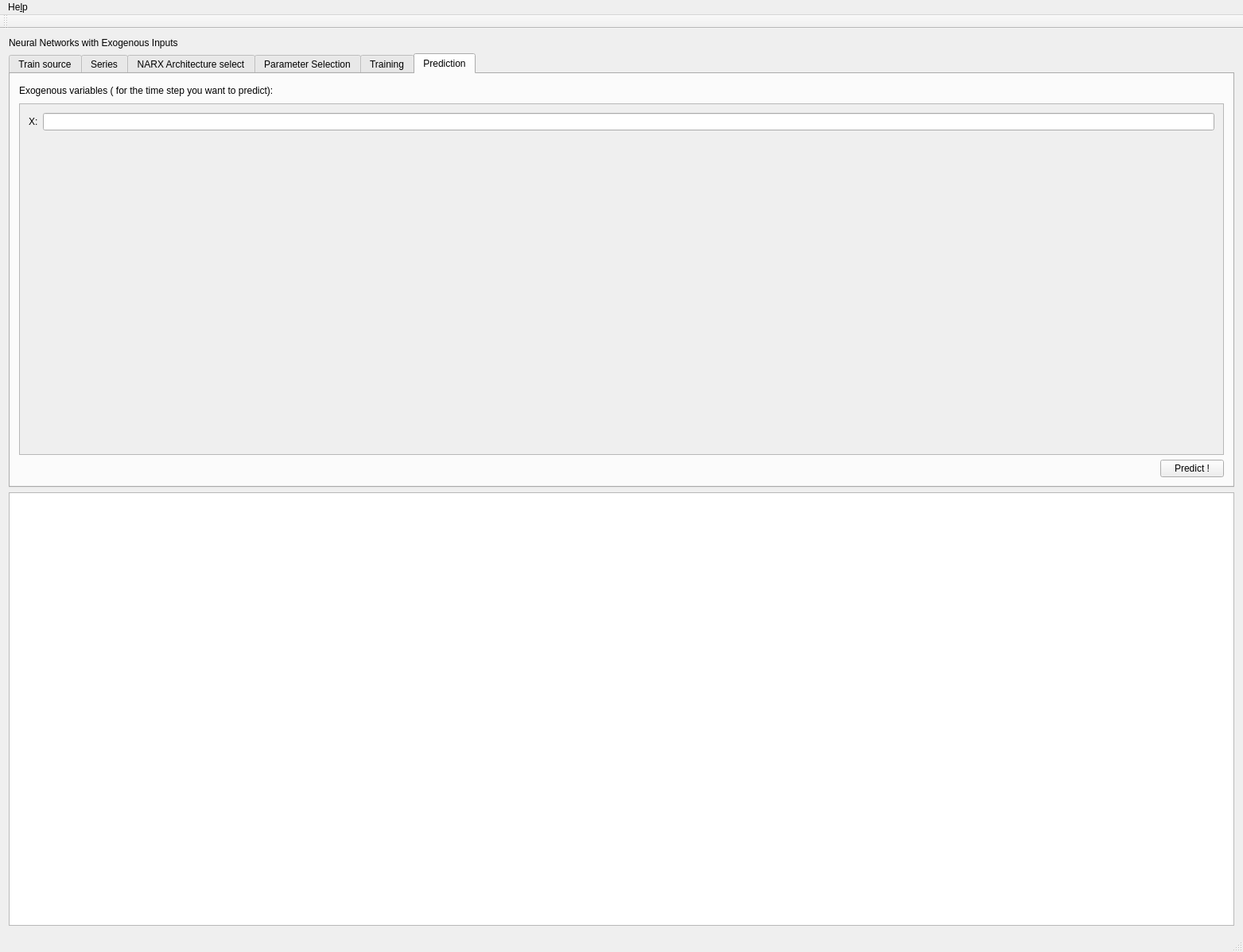
<?xml version="1.0" encoding="UTF-8"?>
<ui version="4.0">
 <author>Eugen Hristev</author>
 <class>NARX2Class</class>
 <widget class="QMainWindow" name="NARX2Class">
  <property name="geometry">
   <rect>
    <x>0</x>
    <y>0</y>
    <width>1563</width>
    <height>1197</height>
   </rect>
  </property>
  <property name="minimumSize">
   <size>
    <width>0</width>
    <height>231</height>
   </size>
  </property>
  <property name="windowTitle">
   <string>NARX Simulator 2012</string>
  </property>
  <widget class="QWidget" name="centralWidget">
   <layout class="QVBoxLayout" name="verticalLayout">
    <item>
     <widget class="QLabel" name="label">
      <property name="text">
       <string>Neural Networks with Exogenous Inputs</string>
      </property>
     </widget>
    </item>
    <item>
     <widget class="QTabWidget" name="tabWidget">
      <property name="currentIndex">
       <number>5</number>
      </property>
      <property name="documentMode">
       <bool>false</bool>
      </property>
      <widget class="QWidget" name="tab">
       <attribute name="title">
        <string>Train source</string>
       </attribute>
       <layout class="QGridLayout" name="gridLayout">
        <item row="0" column="0" colspan="4">
         <widget class="QTabWidget" name="tabWidget_2">
          <property name="currentIndex">
           <number>1</number>
          </property>
          <widget class="QWidget" name="tab_7">
           <attribute name="title">
            <string>Generate series</string>
           </attribute>
           <layout class="QGridLayout" name="gridLayout_2">
            <item row="0" column="3" rowspan="5">
             <widget class="QFrame" name="frame_6">
              <property name="frameShape">
               <enum>QFrame::StyledPanel</enum>
              </property>
              <property name="frameShadow">
               <enum>QFrame::Raised</enum>
              </property>
              <layout class="QVBoxLayout" name="verticalLayout_2">
               <item alignment="Qt::AlignTop">
                <widget class="QLabel" name="label_16">
                 <property name="text">
                  <string>Or use a predefined series:</string>
                 </property>
                </widget>
               </item>
               <item>
                <widget class="QRadioButton" name="predefined1">
                 <property name="text">
                  <string>s(t) = sin(&amp;x(t)+y(t)*s(t-1)) * z(t) + tan(s(t-2) - s(t-3))</string>
                 </property>
                 <attribute name="buttonGroup">
                  <string notr="true">buttonGroup_2</string>
                 </attribute>
                </widget>
               </item>
               <item>
                <widget class="QRadioButton" name="predefined2">
                 <property name="text">
                  <string>s(t) = sin(x(t) - &amp;y(t-2)) * ln(y(t-1)+1) + ln(|s(t-1)| + 1) - sin(x(t) - y(t-1)) * y(t)</string>
                 </property>
                 <attribute name="buttonGroup">
                  <string notr="true">buttonGroup_2</string>
                 </attribute>
                </widget>
               </item>
               <item>
                <spacer name="verticalSpacer_2">
                 <property name="orientation">
                  <enum>Qt::Vertical</enum>
                 </property>
                 <property name="sizeHint" stdset="0">
                  <size>
                   <width>20</width>
                   <height>40</height>
                  </size>
                 </property>
                </spacer>
               </item>
              </layout>
             </widget>
            </item>
            <item row="0" column="0">
             <widget class="QLabel" name="label_2">
              <property name="text">
               <string>X Start value</string>
              </property>
             </widget>
            </item>
            <item row="0" column="1">
             <widget class="QLineEdit" name="lineedit_series_start">
              <property name="text">
               <string>0.0</string>
              </property>
             </widget>
            </item>
            <item row="1" column="0">
             <widget class="QLabel" name="label_3">
              <property name="text">
               <string>X End value</string>
              </property>
             </widget>
            </item>
            <item row="1" column="1">
             <widget class="QLineEdit" name="lineedit_series_end">
              <property name="text">
               <string>1.0</string>
              </property>
             </widget>
            </item>
            <item row="2" column="0">
             <widget class="QLabel" name="label_4">
              <property name="text">
               <string>Series length</string>
              </property>
             </widget>
            </item>
            <item row="4" column="1">
             <widget class="QSpinBox" name="spinbox_noise">
              <property name="maximum">
               <number>100</number>
              </property>
              <property name="value">
               <number>5</number>
              </property>
             </widget>
            </item>
            <item row="2" column="1">
             <widget class="QSpinBox" name="spinbox_series_len">
              <property name="minimum">
               <number>2</number>
              </property>
              <property name="maximum">
               <number>10000</number>
              </property>
              <property name="value">
               <number>500</number>
              </property>
             </widget>
            </item>
            <item row="3" column="0">
             <widget class="QLabel" name="label_5">
              <property name="text">
               <string>Base function</string>
              </property>
             </widget>
            </item>
            <item row="3" column="1">
             <widget class="QComboBox" name="Combo_base_function"/>
            </item>
            <item row="4" column="0">
             <widget class="QLabel" name="label_7">
              <property name="text">
               <string>Noise factor</string>
              </property>
             </widget>
            </item>
            <item row="3" column="2">
             <spacer name="horizontalSpacer">
              <property name="orientation">
               <enum>Qt::Horizontal</enum>
              </property>
              <property name="sizeHint" stdset="0">
               <size>
                <width>40</width>
                <height>20</height>
               </size>
              </property>
             </spacer>
            </item>
           </layout>
          </widget>
          <widget class="QWidget" name="tab_8">
           <attribute name="title">
            <string>Load series from file</string>
           </attribute>
           <layout class="QGridLayout" name="gridLayout_3">
            <item row="0" column="0">
             <widget class="QPushButton" name="button_browse">
              <property name="text">
               <string>Browse...</string>
              </property>
             </widget>
            </item>
            <item row="0" column="2">
             <spacer name="horizontalSpacer_3">
              <property name="orientation">
               <enum>Qt::Horizontal</enum>
              </property>
              <property name="sizeHint" stdset="0">
               <size>
                <width>1337</width>
                <height>20</height>
               </size>
              </property>
             </spacer>
            </item>
            <item row="1" column="0" colspan="3">
             <widget class="QLabel" name="label_17">
              <property name="text">
               <string>File format: text, first number is the series length then the number of exogenous variables, then the exogenous variables values and finally the targets</string>
              </property>
              <property name="wordWrap">
               <bool>true</bool>
              </property>
             </widget>
            </item>
            <item row="2" column="1">
             <spacer name="verticalSpacer_3">
              <property name="orientation">
               <enum>Qt::Vertical</enum>
              </property>
              <property name="sizeHint" stdset="0">
               <size>
                <width>20</width>
                <height>117</height>
               </size>
              </property>
             </spacer>
            </item>
           </layout>
          </widget>
         </widget>
        </item>
        <item row="1" column="1">
         <spacer name="verticalSpacer">
          <property name="orientation">
           <enum>Qt::Vertical</enum>
          </property>
          <property name="sizeHint" stdset="0">
           <size>
            <width>20</width>
            <height>40</height>
           </size>
          </property>
         </spacer>
        </item>
        <item row="2" column="0">
         <widget class="QCheckBox" name="checkBox_normalize">
          <property name="text">
           <string>Normalize input series</string>
          </property>
          <property name="checked">
           <bool>true</bool>
          </property>
         </widget>
        </item>
        <item row="2" column="2">
         <spacer name="horizontalSpacer_2">
          <property name="orientation">
           <enum>Qt::Horizontal</enum>
          </property>
          <property name="sizeHint" stdset="0">
           <size>
            <width>1045</width>
            <height>20</height>
           </size>
          </property>
         </spacer>
        </item>
        <item row="2" column="3">
         <widget class="QCommandLinkButton" name="Button_tab12">
          <property name="text">
           <string>Next</string>
          </property>
         </widget>
        </item>
       </layout>
      </widget>
      <widget class="QWidget" name="tab_2">
       <attribute name="title">
        <string>Series</string>
       </attribute>
       <layout class="QGridLayout" name="gridLayout_4">
        <item row="0" column="0" colspan="2">
         <widget class="QLabel" name="label_tab1post1">
          <property name="text">
           <string>The current series among with exogenous variables</string>
          </property>
         </widget>
        </item>
        <item row="2" column="3">
         <spacer name="horizontalSpacer_4">
          <property name="orientation">
           <enum>Qt::Horizontal</enum>
          </property>
          <property name="sizeHint" stdset="0">
           <size>
            <width>40</width>
            <height>20</height>
           </size>
          </property>
         </spacer>
        </item>
        <item row="2" column="4">
         <widget class="QCommandLinkButton" name="Button_tab23">
          <property name="text">
           <string>Next</string>
          </property>
         </widget>
        </item>
        <item row="2" column="1">
         <widget class="QLabel" name="label_23">
          <property name="text">
           <string>Percentage of series length used for test:</string>
          </property>
         </widget>
        </item>
        <item row="2" column="2">
         <widget class="QSpinBox" name="spinbox_test_percentage">
          <property name="suffix">
           <string>%</string>
          </property>
          <property name="value">
           <number>10</number>
          </property>
         </widget>
        </item>
        <item row="2" column="0">
         <widget class="QCommandLinkButton" name="Button_tab21">
          <property name="layoutDirection">
           <enum>Qt::LeftToRight</enum>
          </property>
          <property name="text">
           <string>Back</string>
          </property>
         </widget>
        </item>
        <item row="1" column="0" colspan="5">
         <widget class="QTableWidget" name="table_series">
          <attribute name="horizontalHeaderDefaultSectionSize">
           <number>330</number>
          </attribute>
          <attribute name="horizontalHeaderStretchLastSection">
           <bool>true</bool>
          </attribute>
          <row>
           <property name="text">
            <string>Exogenous ?</string>
           </property>
          </row>
          <column>
           <property name="text">
            <string>X (input value - exogenous)</string>
           </property>
          </column>
          <column>
           <property name="text">
            <string>D (series value)</string>
           </property>
          </column>
          <item row="0" column="0">
           <property name="text">
            <string>Use in NARX</string>
           </property>
           <property name="checkState">
            <enum>Checked</enum>
           </property>
          </item>
         </widget>
        </item>
       </layout>
      </widget>
      <widget class="QWidget" name="tab_5">
       <attribute name="title">
        <string>NARX Architecture select</string>
       </attribute>
       <layout class="QGridLayout" name="gridLayout_8">
        <item row="1" column="2">
         <spacer name="verticalSpacer_4">
          <property name="orientation">
           <enum>Qt::Vertical</enum>
          </property>
          <property name="sizeHint" stdset="0">
           <size>
            <width>20</width>
            <height>104</height>
           </size>
          </property>
         </spacer>
        </item>
        <item row="2" column="1">
         <spacer name="horizontalSpacer_5">
          <property name="orientation">
           <enum>Qt::Horizontal</enum>
          </property>
          <property name="sizeHint" stdset="0">
           <size>
            <width>1121</width>
            <height>20</height>
           </size>
          </property>
         </spacer>
        </item>
        <item row="2" column="3">
         <widget class="QCommandLinkButton" name="Button_tab34">
          <property name="text">
           <string>Next</string>
          </property>
         </widget>
        </item>
        <item row="2" column="0">
         <widget class="QCommandLinkButton" name="Button_tab32">
          <property name="text">
           <string>Back</string>
          </property>
         </widget>
        </item>
        <item row="0" column="0" colspan="4">
         <widget class="QWidget" name="widget_7" native="true">
          <property name="sizePolicy">
           <sizepolicy hsizetype="Fixed" vsizetype="Fixed">
            <horstretch>0</horstretch>
            <verstretch>0</verstretch>
           </sizepolicy>
          </property>
          <property name="minimumSize">
           <size>
            <width>1000</width>
            <height>300</height>
           </size>
          </property>
          <widget class="QFrame" name="frame_5">
           <property name="geometry">
            <rect>
             <x>720</x>
             <y>100</y>
             <width>151</width>
             <height>54</height>
            </rect>
           </property>
           <property name="frameShape">
            <enum>QFrame::Box</enum>
           </property>
           <property name="frameShadow">
            <enum>QFrame::Plain</enum>
           </property>
           <property name="lineWidth">
            <number>3</number>
           </property>
           <layout class="QVBoxLayout" name="verticalLayout_3">
            <item>
             <widget class="QLabel" name="label_11">
              <property name="text">
               <string>Output units</string>
              </property>
             </widget>
            </item>
           </layout>
          </widget>
          <widget class="Line" name="line_2">
           <property name="geometry">
            <rect>
             <x>870</x>
             <y>120</y>
             <width>91</width>
             <height>21</height>
            </rect>
           </property>
           <property name="lineWidth">
            <number>2</number>
           </property>
           <property name="orientation">
            <enum>Qt::Horizontal</enum>
           </property>
          </widget>
          <widget class="QFrame" name="frame_4">
           <property name="geometry">
            <rect>
             <x>420</x>
             <y>80</y>
             <width>271</width>
             <height>91</height>
            </rect>
           </property>
           <property name="frameShape">
            <enum>QFrame::Box</enum>
           </property>
           <property name="frameShadow">
            <enum>QFrame::Plain</enum>
           </property>
           <property name="lineWidth">
            <number>3</number>
           </property>
           <layout class="QVBoxLayout" name="verticalLayout_4">
            <item>
             <widget class="QLabel" name="label_10">
              <property name="text">
               <string>Hidden Units number</string>
              </property>
             </widget>
            </item>
            <item>
             <widget class="QSpinBox" name="spinbox_hidden_units">
              <property name="minimum">
               <number>1</number>
              </property>
             </widget>
            </item>
           </layout>
          </widget>
          <widget class="QFrame" name="frame">
           <property name="geometry">
            <rect>
             <x>30</x>
             <y>30</y>
             <width>261</width>
             <height>60</height>
            </rect>
           </property>
           <property name="frameShape">
            <enum>QFrame::Box</enum>
           </property>
           <property name="frameShadow">
            <enum>QFrame::Plain</enum>
           </property>
           <property name="lineWidth">
            <number>3</number>
           </property>
           <layout class="QHBoxLayout" name="horizontalLayout">
            <item>
             <widget class="QCheckBox" name="check_del_targets">
              <property name="text">
               <string>Delayed targets</string>
              </property>
             </widget>
            </item>
           </layout>
          </widget>
          <widget class="Line" name="line_8">
           <property name="geometry">
            <rect>
             <x>910</x>
             <y>130</y>
             <width>16</width>
             <height>151</height>
            </rect>
           </property>
           <property name="lineWidth">
            <number>2</number>
           </property>
           <property name="orientation">
            <enum>Qt::Vertical</enum>
           </property>
          </widget>
          <widget class="QFrame" name="frame_2">
           <property name="geometry">
            <rect>
             <x>30</x>
             <y>100</y>
             <width>262</width>
             <height>60</height>
            </rect>
           </property>
           <property name="frameShape">
            <enum>QFrame::Box</enum>
           </property>
           <property name="frameShadow">
            <enum>QFrame::Plain</enum>
           </property>
           <property name="lineWidth">
            <number>3</number>
           </property>
           <layout class="QHBoxLayout" name="horizontalLayout_3">
            <item>
             <widget class="QCheckBox" name="check_exogenous">
              <property name="text">
               <string>Exogenous variables</string>
              </property>
             </widget>
            </item>
           </layout>
          </widget>
          <widget class="QFrame" name="frame_3">
           <property name="geometry">
            <rect>
             <x>30</x>
             <y>170</y>
             <width>261</width>
             <height>60</height>
            </rect>
           </property>
           <property name="frameShape">
            <enum>QFrame::Box</enum>
           </property>
           <property name="frameShadow">
            <enum>QFrame::Plain</enum>
           </property>
           <property name="lineWidth">
            <number>3</number>
           </property>
           <layout class="QHBoxLayout" name="horizontalLayout_2">
            <item>
             <widget class="QCheckBox" name="check_del_outputs">
              <property name="text">
               <string>Delayed outputs</string>
              </property>
             </widget>
            </item>
           </layout>
          </widget>
          <widget class="Line" name="line_6">
           <property name="geometry">
            <rect>
             <x>690</x>
             <y>120</y>
             <width>31</width>
             <height>21</height>
            </rect>
           </property>
           <property name="lineWidth">
            <number>2</number>
           </property>
           <property name="orientation">
            <enum>Qt::Horizontal</enum>
           </property>
          </widget>
          <widget class="Line" name="line">
           <property name="geometry">
            <rect>
             <x>290</x>
             <y>40</y>
             <width>81</width>
             <height>21</height>
            </rect>
           </property>
           <property name="lineWidth">
            <number>2</number>
           </property>
           <property name="orientation">
            <enum>Qt::Horizontal</enum>
           </property>
          </widget>
          <widget class="Line" name="line_7">
           <property name="geometry">
            <rect>
             <x>290</x>
             <y>120</y>
             <width>81</width>
             <height>21</height>
            </rect>
           </property>
           <property name="lineWidth">
            <number>2</number>
           </property>
           <property name="orientation">
            <enum>Qt::Horizontal</enum>
           </property>
          </widget>
          <widget class="Line" name="line_3">
           <property name="geometry">
            <rect>
             <x>290</x>
             <y>200</y>
             <width>81</width>
             <height>21</height>
            </rect>
           </property>
           <property name="lineWidth">
            <number>2</number>
           </property>
           <property name="orientation">
            <enum>Qt::Horizontal</enum>
           </property>
          </widget>
          <widget class="Line" name="line_4">
           <property name="geometry">
            <rect>
             <x>360</x>
             <y>50</y>
             <width>20</width>
             <height>161</height>
            </rect>
           </property>
           <property name="lineWidth">
            <number>2</number>
           </property>
           <property name="orientation">
            <enum>Qt::Vertical</enum>
           </property>
          </widget>
          <widget class="Line" name="line_5">
           <property name="geometry">
            <rect>
             <x>370</x>
             <y>120</y>
             <width>51</width>
             <height>21</height>
            </rect>
           </property>
           <property name="lineWidth">
            <number>2</number>
           </property>
           <property name="orientation">
            <enum>Qt::Horizontal</enum>
           </property>
          </widget>
          <widget class="Line" name="line_9">
           <property name="geometry">
            <rect>
             <x>170</x>
             <y>270</y>
             <width>751</width>
             <height>21</height>
            </rect>
           </property>
           <property name="lineWidth">
            <number>2</number>
           </property>
           <property name="orientation">
            <enum>Qt::Horizontal</enum>
           </property>
          </widget>
          <widget class="Line" name="line_10">
           <property name="geometry">
            <rect>
             <x>160</x>
             <y>230</y>
             <width>20</width>
             <height>51</height>
            </rect>
           </property>
           <property name="lineWidth">
            <number>2</number>
           </property>
           <property name="orientation">
            <enum>Qt::Vertical</enum>
           </property>
          </widget>
         </widget>
        </item>
       </layout>
      </widget>
      <widget class="QWidget" name="tab_3">
       <attribute name="title">
        <string>Parameter Selection</string>
       </attribute>
       <layout class="QGridLayout" name="gridLayout_5">
        <item row="0" column="0">
         <widget class="QLabel" name="label_6">
          <property name="text">
           <string>Targets regressor size</string>
          </property>
         </widget>
        </item>
        <item row="1" column="0">
         <widget class="QLabel" name="label_13">
          <property name="text">
           <string>Outputs regressor size (feedback)</string>
          </property>
         </widget>
        </item>
        <item row="1" column="1">
         <widget class="QSpinBox" name="spinbox_dregressor">
          <property name="minimum">
           <number>0</number>
          </property>
          <property name="value">
           <number>0</number>
          </property>
         </widget>
        </item>
        <item row="2" column="0">
         <widget class="QLabel" name="label_14">
          <property name="text">
           <string>Inputs regressor size (exogenous)</string>
          </property>
         </widget>
        </item>
        <item row="2" column="1">
         <widget class="QSpinBox" name="spinbox_xregressor"/>
        </item>
        <item row="3" column="0">
         <widget class="QLabel" name="label_9">
          <property name="text">
           <string>Learning rate</string>
          </property>
         </widget>
        </item>
        <item row="3" column="1">
         <widget class="QLineEdit" name="lineedit_learningrate">
          <property name="text">
           <string>0.2</string>
          </property>
         </widget>
        </item>
        <item row="4" column="0">
         <widget class="QLabel" name="label_12">
          <property name="text">
           <string>Number of epochs</string>
          </property>
         </widget>
        </item>
        <item row="4" column="1">
         <widget class="QLineEdit" name="lineedit_epochs">
          <property name="text">
           <string>100</string>
          </property>
         </widget>
        </item>
        <item row="5" column="0">
         <widget class="QLabel" name="label_21">
          <property name="text">
           <string>Hidden units activation function</string>
          </property>
         </widget>
        </item>
        <item row="5" column="1">
         <widget class="QComboBox" name="combo_hunits_act"/>
        </item>
        <item row="6" column="0">
         <widget class="QLabel" name="label_22">
          <property name="text">
           <string>Output units activation function</string>
          </property>
         </widget>
        </item>
        <item row="6" column="1">
         <widget class="QComboBox" name="combo_ounits_act"/>
        </item>
        <item row="7" column="0">
         <spacer name="verticalSpacer_5">
          <property name="orientation">
           <enum>Qt::Vertical</enum>
          </property>
          <property name="sizeHint" stdset="0">
           <size>
            <width>20</width>
            <height>40</height>
           </size>
          </property>
         </spacer>
        </item>
        <item row="8" column="0">
         <widget class="QCommandLinkButton" name="Button_tab43">
          <property name="text">
           <string>Back</string>
          </property>
         </widget>
        </item>
        <item row="8" column="3">
         <widget class="QCommandLinkButton" name="Button_tab45">
          <property name="text">
           <string>Next</string>
          </property>
         </widget>
        </item>
        <item row="2" column="2">
         <spacer name="horizontalSpacer_6">
          <property name="orientation">
           <enum>Qt::Horizontal</enum>
          </property>
          <property name="sizeHint" stdset="0">
           <size>
            <width>493</width>
            <height>20</height>
           </size>
          </property>
         </spacer>
        </item>
       </layout>
      </widget>
      <widget class="QWidget" name="tab_4">
       <attribute name="title">
        <string>Training</string>
       </attribute>
       <layout class="QGridLayout" name="gridLayout_6">
        <item row="0" column="0" colspan="2">
         <widget class="QLabel" name="label_8">
          <property name="text">
           <string>NARX is ready for training. Push Start to begin.</string>
          </property>
         </widget>
        </item>
        <item row="1" column="0">
         <widget class="QPushButton" name="Button_start_training">
          <property name="text">
           <string>Start</string>
          </property>
         </widget>
        </item>
        <item row="1" column="1" colspan="3">
         <widget class="QProgressBar" name="progressbar_train">
          <property name="value">
           <number>0</number>
          </property>
         </widget>
        </item>
        <item row="2" column="0" colspan="2">
         <widget class="QLabel" name="label_15">
          <property name="text">
           <string>Training tests results, per epoch</string>
          </property>
         </widget>
        </item>
        <item row="3" column="0" colspan="4">
         <widget class="QPlainTextEdit" name="textedit_training">
          <property name="readOnly">
           <bool>true</bool>
          </property>
         </widget>
        </item>
        <item row="4" column="0" colspan="2">
         <widget class="QCommandLinkButton" name="Button_tab54">
          <property name="text">
           <string>Back</string>
          </property>
         </widget>
        </item>
        <item row="4" column="2">
         <spacer name="horizontalSpacer_7">
          <property name="orientation">
           <enum>Qt::Horizontal</enum>
          </property>
          <property name="sizeHint" stdset="0">
           <size>
            <width>1416</width>
            <height>20</height>
           </size>
          </property>
         </spacer>
        </item>
        <item row="4" column="3">
         <widget class="QCommandLinkButton" name="Button_tab56">
          <property name="text">
           <string>Next</string>
          </property>
         </widget>
        </item>
       </layout>
      </widget>
      <widget class="QWidget" name="tab_6">
       <attribute name="title">
        <string>Prediction</string>
       </attribute>
       <layout class="QGridLayout" name="gridLayout_9">
        <item row="0" column="0">
         <widget class="QLabel" name="label_20">
          <property name="text">
           <string>Exogenous variables ( for the time step you want to predict):</string>
          </property>
         </widget>
        </item>
        <item row="0" column="1" colspan="2">
         <spacer name="horizontalSpacer_9">
          <property name="orientation">
           <enum>Qt::Horizontal</enum>
          </property>
          <property name="sizeHint" stdset="0">
           <size>
            <width>452</width>
            <height>20</height>
           </size>
          </property>
         </spacer>
        </item>
        <item row="2" column="2">
         <spacer name="horizontalSpacer_8">
          <property name="orientation">
           <enum>Qt::Horizontal</enum>
          </property>
          <property name="sizeHint" stdset="0">
           <size>
            <width>40</width>
            <height>20</height>
           </size>
          </property>
         </spacer>
        </item>
        <item row="2" column="3">
         <widget class="QPushButton" name="button_predict">
          <property name="text">
           <string>Predict !</string>
          </property>
         </widget>
        </item>
        <item row="1" column="0" colspan="4">
         <widget class="QScrollArea" name="scrollArea">
          <property name="widgetResizable">
           <bool>true</bool>
          </property>
          <widget class="QWidget" name="scrollAreaWidgetContents">
           <property name="geometry">
            <rect>
             <x>0</x>
             <y>0</y>
             <width>1505</width>
             <height>391</height>
            </rect>
           </property>
           <layout class="QGridLayout" name="gridLayout_7">
            <item row="0" column="1">
             <widget class="QLineEdit" name="lineEdit_exo1"/>
            </item>
            <item row="0" column="0">
             <widget class="QLabel" name="label_exo1">
              <property name="text">
               <string>X:</string>
              </property>
             </widget>
            </item>
            <item row="1" column="1">
             <spacer name="verticalSpacer_6">
              <property name="orientation">
               <enum>Qt::Vertical</enum>
              </property>
              <property name="sizeHint" stdset="0">
               <size>
                <width>20</width>
                <height>40</height>
               </size>
              </property>
             </spacer>
            </item>
           </layout>
          </widget>
         </widget>
        </item>
       </layout>
      </widget>
     </widget>
    </item>
    <item>
     <widget class="QPlainTextEdit" name="text_log">
      <property name="readOnly">
       <bool>true</bool>
      </property>
     </widget>
    </item>
   </layout>
  </widget>
  <widget class="QMenuBar" name="menuBar">
   <property name="geometry">
    <rect>
     <x>0</x>
     <y>0</y>
     <width>1563</width>
     <height>27</height>
    </rect>
   </property>
   <widget class="QMenu" name="menuHelp">
    <property name="title">
     <string>He&amp;lp</string>
    </property>
    <addaction name="actionAbout"/>
   </widget>
   <addaction name="menuHelp"/>
  </widget>
  <widget class="QToolBar" name="mainToolBar">
   <attribute name="toolBarArea">
    <enum>TopToolBarArea</enum>
   </attribute>
   <attribute name="toolBarBreak">
    <bool>false</bool>
   </attribute>
  </widget>
  <widget class="QStatusBar" name="statusBar"/>
  <action name="actionAbout">
   <property name="text">
    <string>&amp;About...</string>
   </property>
  </action>
 </widget>
 <layoutdefault spacing="6" margin="11"/>
 <resources/>
 <connections/>
 <buttongroups>
  <buttongroup name="buttonGroup_2"/>
 </buttongroups>
</ui>
